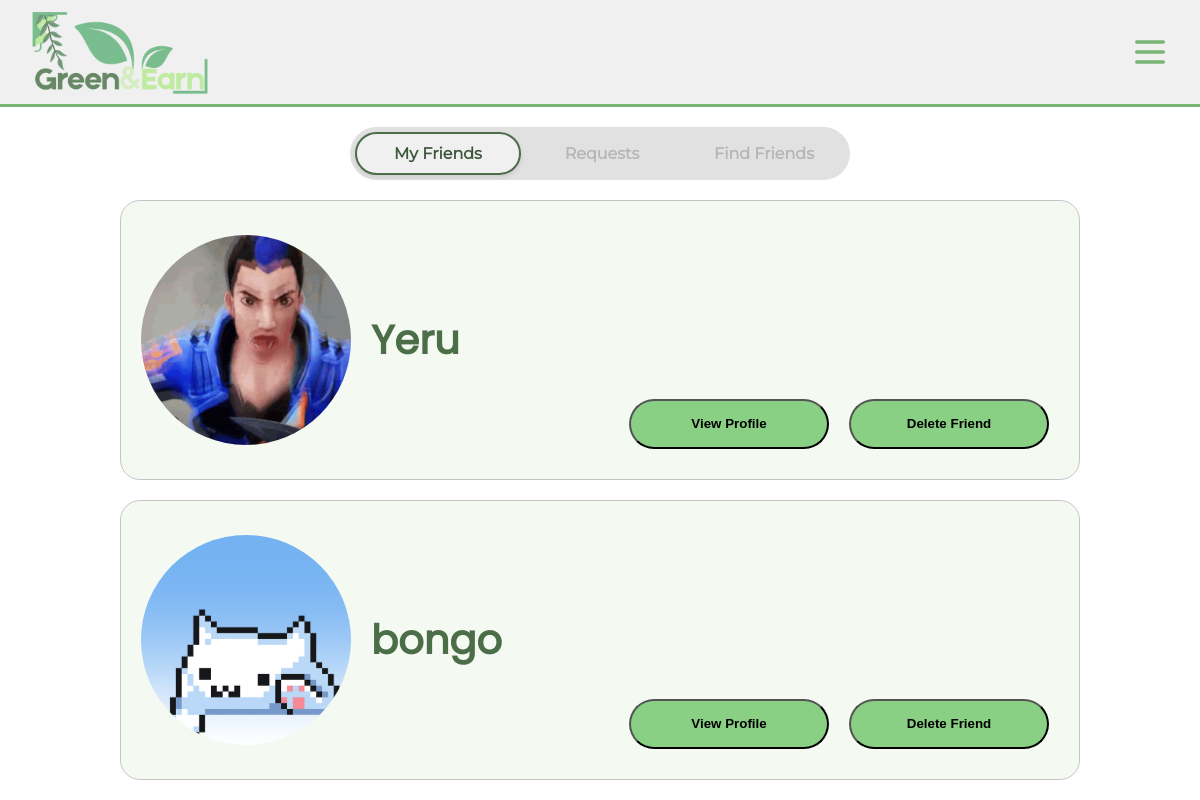
The app's page /php/member/memberFriends.php (signed in) with its own data.
### tables this page shows
CREATE TABLE `friendship` (
  `friendship_id` int(11) UNSIGNED NOT NULL,
  `user_id` int(11) UNSIGNED NOT NULL,
  `friend_id` int(11) UNSIGNED NOT NULL,
  `status` varchar(20) NOT NULL DEFAULT 'Pending',
  `creation_date` datetime NOT NULL DEFAULT current_timestamp()
);

CREATE TABLE `user` (
  `user_id` int(11) UNSIGNED NOT NULL,
  `role_id` int(11) UNSIGNED NOT NULL,
  `username` varchar(50) NOT NULL,
  `password_hash` varchar(255) NOT NULL,
  `email` varchar(100) NOT NULL,
  `bio` varchar(255) NOT NULL DEFAULT 'Ops, this person is too lazy to set their bio',
  `total_point_accumulated` int(11) NOT NULL DEFAULT 0,
  `point_balance` int(11) NOT NULL DEFAULT 0,
  `active_status` tinyint(1) NOT NULL DEFAULT 1,
  `register_date` datetime NOT NULL DEFAULT current_timestamp(),
  `profile_photo` varchar(255) NOT NULL
);

### php/member/memberFriends.php (the view, shortened to what this page needs)
<?php
    include "../include/conn.php";
    $user_id = $_SESSION['user_id'];
    $view = isset($_GET['view'])? $_GET['view']:'list';
    if($view=='list'){
        $sql = "SELECT *
                FROM friendship f
                JOIN user u ON u.user_id = (CASE WHEN f.user_id = ? THEN f.friend_id ELSE f.user_id END)
                WHERE (f.user_id = ? OR f.friend_id = ?) AND f.status = 'Accepted'";
        $stmt = mysqli_prepare($dbConn, $sql);
        mysqli_stmt_bind_param($stmt, "iii", $user_id, $user_id, $user_id);
    }
    mysqli_stmt_execute($stmt);
    $result = mysqli_stmt_get_result($stmt);
?>
<!DOCTYPE html>
<html lang="en">
<head>
    <link rel="stylesheet" href="../../css/header.css">
    <link rel="stylesheet" href="../../css/style.css">
    <link rel="stylesheet" href="../../css/member.css">
</head>
<body>
    <?php
        include "../include/header.php";
    ?>
    <div class="viewToggle">
        <a href="memberFriends.php?view=list" class="<?php echo ($view == 'list')? 'active' : ''; ?>">My Friends</a>
        <a href="memberFriends.php?view=requests" class="<?php echo ($view == 'requests')? 'active' : ''; ?>">Requests</a>
        <a href="memberFriends.php?view=search" class="<?php echo ($view == 'search')? 'active' : ''; ?>">Find Friends</a>
    </div>
    <?php if($view=='list'): ?>
        <?php if(mysqli_num_rows($result)>0):?>
            <div class="friendContainer">
                <?php while($friend_info = mysqli_fetch_assoc($result)):?>
                    <div class="card friendCard">
                        <img class="friendpfp" src="<?php echo $friend_info['profile_photo']?>" alt="pfp">
                        <h1><?php echo $friend_info['username']?></h1>
                        <div class="friendAction">
                            <button class="viewFriendProfileBtn"
                                data-friendName="<?php echo $friend_info['username']?>"
                                data-friendEmail = "<?php echo $friend_info['email']?>"
                                data-friendBio = "<?php echo $friend_info['bio']?>"
                                data-img="<?php echo $friend_info['profile_photo']?>"
                                data-totalPoints="<?php echo $friend_info['total_point_accumulated']?>"
                                data-friendSince="<?php echo date("d F Y",strtotime($friend_info['creation_date']))?>"
                            >View Profile</button>
                            <form action="" method="POST" class="deleteFriendForm">
                                <button class="" type="submit">Delete Friend</button>
                            </form>
                        </div>
                    </div>
                <?php endwhile;?>
            </div>
        <?php else:?>
            <div class="friendContainer">
                <h1>You have no friends!</h1>
            </div>
        <?php endif?>
    <?php endif;?>
</body>
</html>

### css/style.css (style rules this page uses)
:root { --fs-h1: clamp(1.75rem, 3vw + 1rem, 2.5rem); --fs-h2: clamp(1.5rem, 2.5vw + 1rem, 2rem); --fs-h3: clamp(1.25rem, 2vw + 1rem, 1.75rem); --fs-body: clamp(0.9375rem, 0.5vw + 0.8rem, 1rem); --fs-small: clamp(0.8125rem, 0.5vw + 0.7rem, 0.875rem); --font-heading: 'poppins',sans-serif; --font-body: 'montserrat',sans-serif; --clr-dark-a0: #000000; --clr-light-a0: #ffffff; --clr-primary-a0: #89cf84; --clr-primary-a10: #79b675; --clr-primary-a20: #699d65; --clr-primary-a30: #5a8557; --clr-primary-a40: #4b6e48; --clr-primary-a50: #3d573a; --clr-surface-a0: #ffffff; --clr-surface-a10: #f0f0f0; --clr-surface-a20: #e1e1e1; --clr-surface-a30: #d3d3d3; --clr-surface-a40: #c5c5c5; --clr-surface-a50: #b6b6b6; --clr-surface-tonal-a0: #f4faf2; --clr-surface-tonal-a10: #e6ece5; --clr-surface-tonal-a20: #d9ded8; --clr-surface-tonal-a30: #ccd0cb; --clr-surface-tonal-a40: #bfc2be; --clr-surface-tonal-a50: #b2b4b1; --clr-backdrop: rgba(0, 0, 0, 0.3); --clr-success-a0: #1b7f5c; --clr-warning-a0: #b8871f; --clr-danger-a0: #b13535; --clr-info-a0: #1e56a3; --bg-body: var(--clr-surface-a0); --bg-card: var(--clr-surface-a10); --bg-highlight: var(--clr-surface-tonal-a0); --border-main: var(--clr-surface-a20); --text-main: var(--clr-dark-a0); --text-main-invert: var(--clr-light-a0); --text-muted: var(--clr-surface-a50); --text-on-primary: var(--clr-dark-a0); }
body { text-align: center; margin: 0; padding: 0; font-family: var(--font-body); background-color: var(--clr-surface-a0); color: var(--text-main); }
h1 { font-size: var(--fs-h1); font-family: var(--font-heading); color: var(--clr-primary-a40); }
a { color: var(--text-main); font-size: var(--fs-body); font-family: var(--font-body); font-weight: bold; text-decoration: none; transition: color 0.3s ease; }

### css/member.css (style rules this page uses)
* { box-sizing: border-box; }
.card { background-color: var(--bg-highlight); border: 1px solid var(--clr-surface-a40); transition: background-color 0.5s; }
.viewToggle { margin: 20px auto; width: 80%; max-width: 500px; display: flex; justify-content: space-between; align-items: center; background-color: var(--clr-surface-a20); border-radius: 50px; padding: 5px; }
.viewToggle a { flex: 1; text-align: center; text-decoration: none; padding: 10px 0; color: var(--text-muted); border-radius: 40px; transition: all 0.3s ease; }
.viewToggle a.active { background-color: var(--clr-surface-a10); border: 2px solid var(--clr-primary-a40); color: var(--clr-primary-a50); font-weight: bold; box-shadow: 0 2px 5px rgba(0,0,0,0.1); }
.friendContainer { margin: 0 auto; width: 80%; display: flex; flex-direction: column; align-items: center; gap: 20px; }
.friendCard { width: 100%; height: 280px; display: flex; border-radius: 20px; background-color: var(--bg-highlight); }
.friendCard h1 { flex-grow: 1; align-self: center; text-align: left; }
.friendAction { display: flex; flex-wrap: wrap; align-self: flex-end; justify-content: center; margin: 20px; }
.friendCard button { height: 50px; width: 200px; border-radius: 30px; background-color: var(--clr-primary-a0); transition: all 0.5s; font-weight: bold; margin: 10px; }
.friendpfp { width: 250px; height: 250px; padding: 20px; align-self: center; border-radius: 999px; border: 1px solid var(--highlight); object-fit: cover; }

### records on screen
friendship: user.profile_photo (picture), user.username "Yeru"
friendship: friend.profile_photo (picture), friend.username "bongo"
